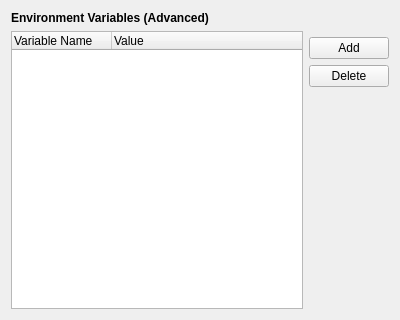
<?xml version="1.0" encoding="UTF-8"?>
<ui version="4.0">
 <class>EnvironmentPage</class>
 <widget class="QWidget" name="EnvironmentPage">
  <property name="geometry">
   <rect>
    <x>0</x>
    <y>0</y>
    <width>400</width>
    <height>320</height>
   </rect>
  </property>
  <layout class="QGridLayout" name="gridLayout_7">
   <item row="2" column="1">
    <widget class="QPushButton" name="addButton">
     <property name="text">
      <string>Add</string>
     </property>
    </widget>
   </item>
   <item row="3" column="1">
    <widget class="QPushButton" name="deleteButton">
     <property name="text">
      <string>Delete</string>
     </property>
    </widget>
   </item>
   <item row="4" column="1">
    <spacer name="verticalSpacer_1">
     <property name="orientation">
      <enum>Qt::Vertical</enum>
     </property>
     <property name="sizeHint" stdset="0">
      <size>
       <width>59</width>
       <height>96</height>
      </size>
     </property>
    </spacer>
   </item>
   <item row="0" column="0">
    <widget class="QLabel" name="label">
     <property name="font">
      <font>
       <weight>75</weight>
       <bold>true</bold>
      </font>
     </property>
     <property name="text">
      <string>Environment Variables (Advanced)</string>
     </property>
    </widget>
   </item>
   <item row="1" column="0" rowspan="4">
    <widget class="QTreeWidget" name="treeWidget">
     <property name="alternatingRowColors">
      <bool>true</bool>
     </property>
     <column>
      <property name="text">
       <string>Variable Name</string>
      </property>
     </column>
     <column>
      <property name="text">
       <string>Value</string>
      </property>
     </column>
    </widget>
   </item>
  </layout>
 </widget>
 <resources/>
 <connections/>
</ui>
